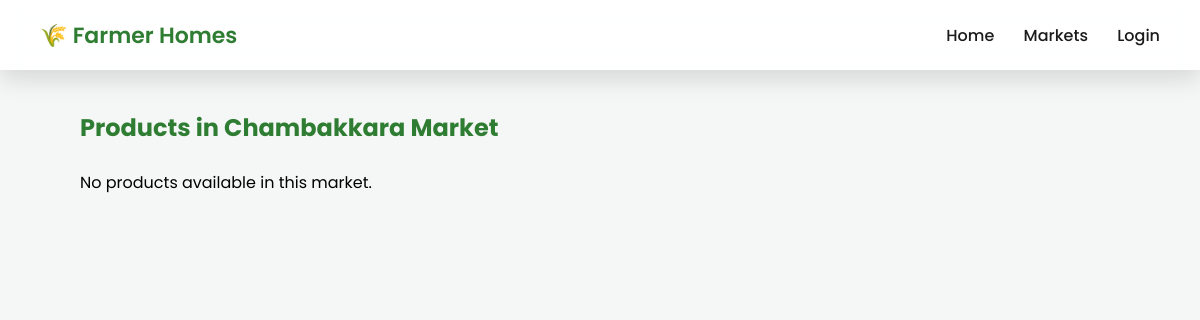
The page /markets/public/3/products/ on the database as committed earlier.
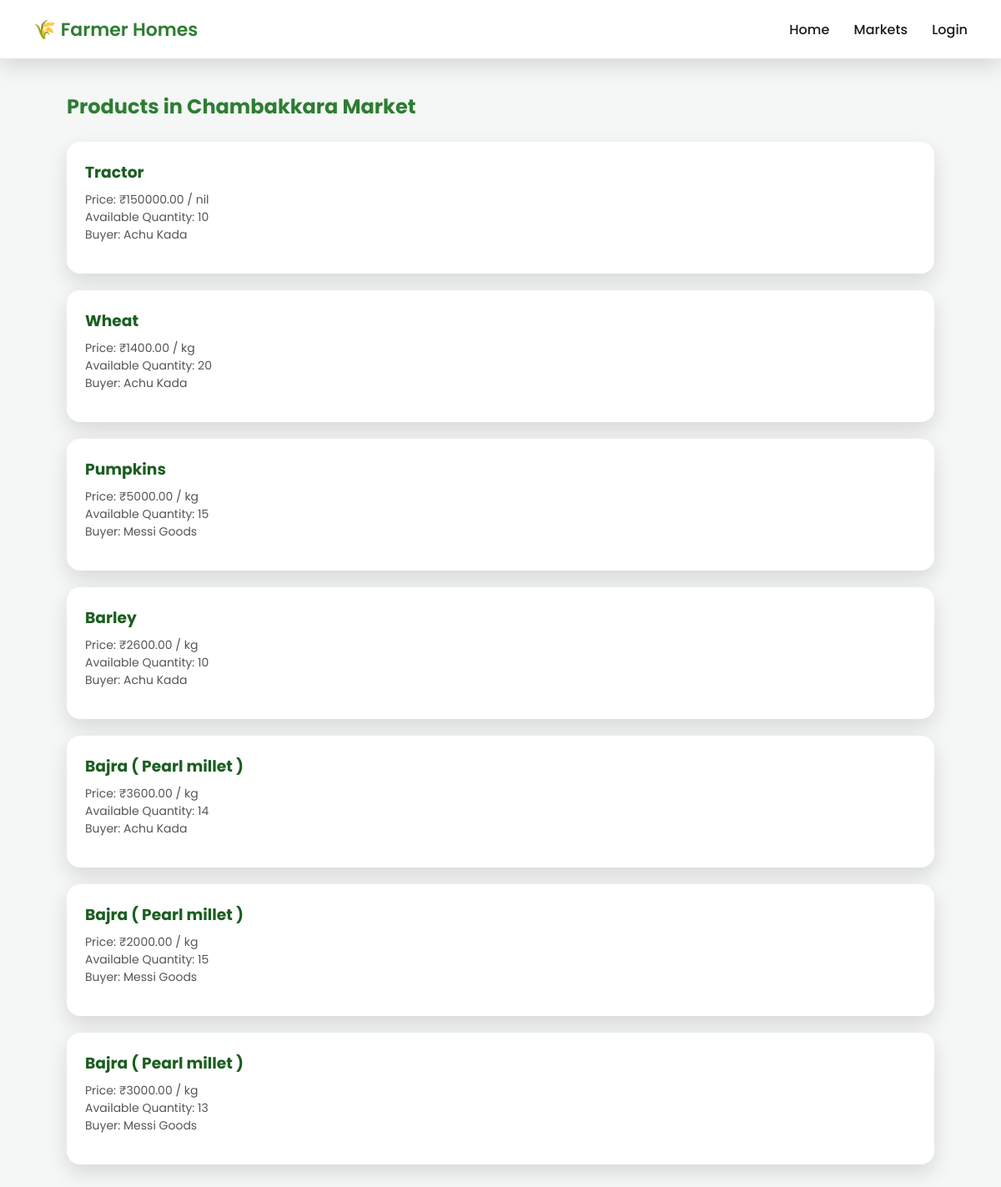
The same page on the database as committed later.
### buyersapp/models.py (models this page shows, shortened)
class BuyerSellProduct(models.Model):
    buyer = models.ForeignKey(
        BuyerProfile,
        on_delete=models.CASCADE,
        related_name="shop_products"
    )
    market = models.ForeignKey(
    Market,
    on_delete=models.CASCADE,
    related_name="buyer_sell_products"
    )
    product = models.ForeignKey(
        Product,
        on_delete=models.CASCADE,
        related_name="sold_by_buyers"
    )
    price = models.DecimalField(max_digits=8, decimal_places=2)
    stock_quantity = models.PositiveIntegerField()
    unit = models.CharField(max_length=20, default="kg")
    is_available = models.BooleanField(default=True)
    created_at = models.DateTimeField(auto_now_add=True)

### products/models.py (models this page shows, shortened)
class Product(models.Model):
    SEASON_CHOICES = [
        ('Kharif', 'Kharif'),
        ('Rabi', 'Rabi'),
        ('Zaid', 'Zaid'),
        ('All', 'All Seasons'),
    ]
    name = models.CharField(max_length=120)
    category = models.ForeignKey(
        ProductCategory,
        on_delete=models.CASCADE,
        related_name="products"
    )
    season = models.CharField(
        max_length=20,
        choices=SEASON_CHOICES,
        default="All"
    )
    product_type = models.CharField(
        max_length=100,
        help_text="Hybrid, Organic, BT, Equipment Type"
    )
    description = models.TextField()
    image = models.ImageField(upload_to="products/", blank=True, null=True)
    price = models.DecimalField(
        max_digits=8,
        decimal_places=2,
        blank=True,
        null=True
    )
    is_active = models.BooleanField(default=True)
    created_at = models.DateTimeField(auto_now_add=True)

### farmersaccapp/models.py (models this page shows, shortened)
class BuyerProfile(models.Model):
    user = models.OneToOneField(
        AllUser,
        on_delete=models.CASCADE,
        related_name='buyer_profile'
    )
    business_name = models.CharField(max_length=150, blank=True, null=True)
    gst_number = models.CharField(max_length=30, blank=True, null=True)
    is_exporter = models.BooleanField(default=False)

### markets/views.py (the view)
# urls.py: path("public/<int:market_id>/products/", views.public_market_products, name="public_market_products"),
def public_market_products(request, market_id):
    market = get_object_or_404(Market, id=market_id, is_active=True)
    products = BuyerSellProduct.objects.filter(
        market=market,
        is_available=True
    ).select_related(
        "product",
        "buyer"
    )
    return render(request, "markets/public_market_products.html", {
        "market": market,
        "products": products
    })

### templates/markets/public_market_products.html (shortened to what this page needs)
<!DOCTYPE html>
<html lang="en">
<head>
</head>
<body>
    <div class="navbar">
        <div class="logo">🌾 Farmer Homes</div>
        <div>
            <a href="{% url 'home' %}">Home</a>
            <a href="{% url 'public_markets' %}">Markets</a>
            <a href="{% url 'login' %}">Login</a>
        </div>
    </div>
    <div class="container">
        <h2>Products in {{ market.name }}</h2>
        {% for item in products %}
        <div class="product-card">
            <h3>{{ item.product.name }}</h3>
            <p class="meta">
                Price: ₹{{ item.price }} / {{ item.unit }}<br>
                Available Quantity: {{ item.stock_quantity }} <br>
                Buyer: {{ item.buyer.business_name }}
            </p>
        </div>
        {% empty %}
        <p>No products available in this market.</p>
        {% endfor %}
    </div>
</body>
</html>

Rows that differ between the two databases and show on the page:
added BuyerSellProduct: product.name "Tractor", price "150000.00", unit "nil", stock_quantity "10", buyer.business_name "Achu Kada"
added BuyerSellProduct: product.name "Wheat", price "1400.00", unit "kg", stock_quantity "20", buyer.business_name "Achu Kada"
added BuyerSellProduct: product.name "Pumpkins", price "5000.00", unit "kg", stock_quantity "15", buyer.business_name "Messi Goods"
added BuyerSellProduct: product.name "Barley", price "2600.00", unit "kg", stock_quantity "10", buyer.business_name "Achu Kada"
added BuyerSellProduct: product.name "Bajra ( Pearl millet )", price "3600.00", unit "kg", stock_quantity "14", buyer.business_name "Achu Kada"
added BuyerSellProduct: product.name "Bajra ( Pearl millet )", price "2000.00", unit "kg", stock_quantity "15", buyer.business_name "Messi Goods"
added BuyerSellProduct: product.name "Bajra ( Pearl millet )", price "3000.00", unit "kg", stock_quantity "13", buyer.business_name "Messi Goods"
Other text that changed with them:
text no longer shown: "No products available in this market."
